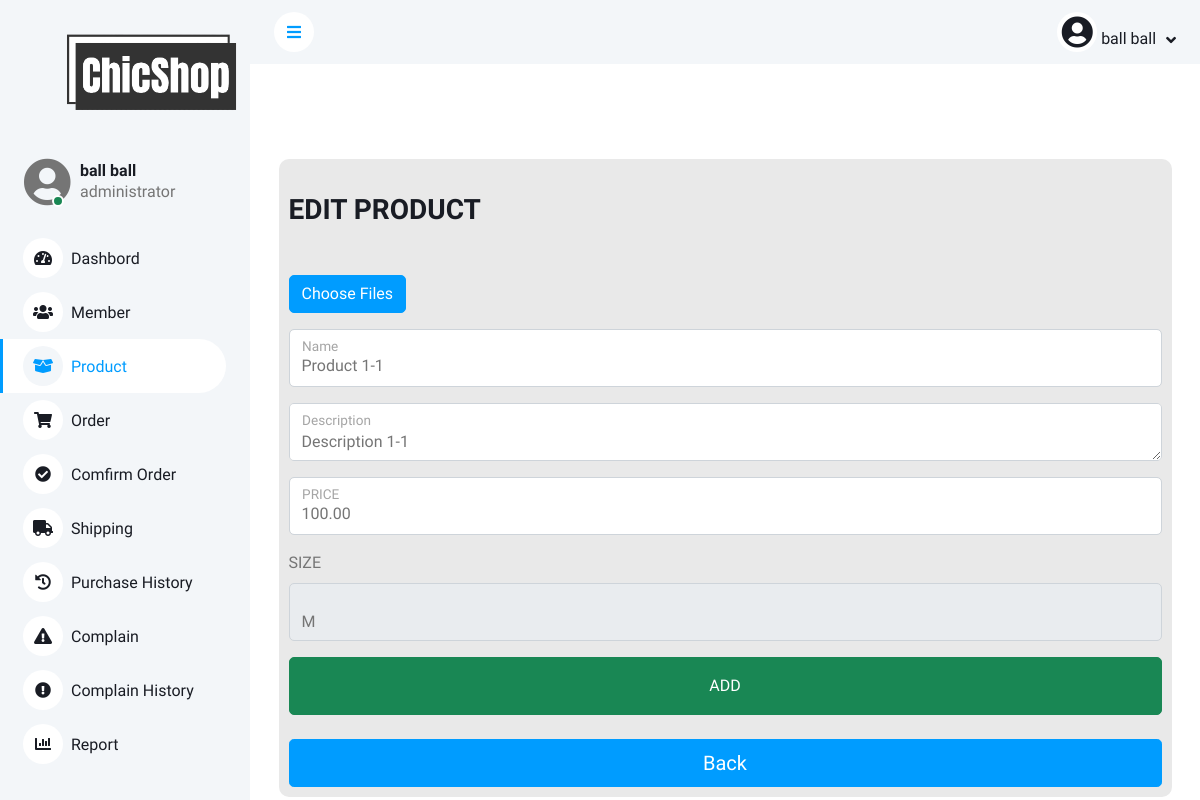
/BackWeb/editproduct.php?user_id=1 (signed in), run on the app's committed database.
### tables this page shows
CREATE TABLE `product` (
  `id` int(11) NOT NULL COMMENT 'รหัสสินค้า',
  `name` varchar(255) NOT NULL COMMENT 'ชื่อสินค้า',
  `description` varchar(255) NOT NULL COMMENT 'คำอธิบายสินค้า',
  `price` decimal(10,2) NOT NULL COMMENT 'ราคาสินค้า',
  `size` varchar(10) NOT NULL COMMENT 'ขนาดสินค้า',
  `img` varchar(255) DEFAULT NULL COMMENT 'รูปหลักสินค้า',
  `created_at` timestamp NOT NULL DEFAULT current_timestamp() COMMENT 'วันเวลาที่สินค้าเข้ามา',
  `lot` int(11) DEFAULT NULL COMMENT 'เลขล็อตสินค้า',
  `num` int(11) DEFAULT 0 COMMENT '0 = สินค้ายังไม่ได้ขา่ย\r\n1 = สินค้าขายไปเเล้ว\r\n3 = สินค้าเสียหาย',
  `Sale` decimal(10,2) DEFAULT NULL COMMENT 'ราคาส่วนลด'
);

### BackWeb/editproduct.php (the view, shortened to what this page needs)
<?php
$objCon = connectDB();
$id=$_GET["user_id"];
$lot=$_GET["lot"];
$user = $_SESSION['user_login'];
$sql = "SELECT * FROM product WHERE id = '$id'";
$result = mysqli_query($objCon,$sql);
$row = mysqli_fetch_assoc($result);
?>
<!DOCTYPE html>
<html lang="en">
<head>
    <link href="https://cdnjs.cloudflare.com/ajax/libs/font-awesome/5.10.0/css/all.min.css" rel="stylesheet">
    <link href="https://cdn.jsdelivr.net/npm/bootstrap-icons@1.4.1/font/bootstrap-icons.css" rel="stylesheet">
    <link href="lib/owlcarousel/assets/owl.carousel.min.css" rel="stylesheet">
    <link href="lib/tempusdominus/css/tempusdominus-bootstrap-4.min.css" rel="stylesheet" />
    <link href="css/bootstrap.min.css" rel="stylesheet">
    <link href="css/style.css" rel="stylesheet">
    <link href="css/editconsole.css" rel="stylesheet">
</head>
<body>
    <div class="">
        <div class="sidebar pe-4 pb-3">
            <nav class="navbar bg-light navbar-light">
                <div class="container-fluid">
                    <a href="Admin.php" class="navbar-brand mx-4 mb-3">
                        <img src="/Webpage/images/main-logo.png" class="logo">
                </a>
                </div>
                <div class="d-flex align-items-center ms-4 mb-4">
                    <div class="position-relative">
                        <i class="fa fa-user-circle fa-3x rounded-circle" style="width: 40px; height: 40px;"></i>
                        <div class="bg-success rounded-circle border border-2 border-white position-absolute end-0 bottom-0 p-1"></div>
                    </div>
                    <div class="ms-3">
                        <h6 class="mb-0"><?php echo $user['fullname']; ?></h6>
                        <span><?php echo $user['level']; ?></span>
                    </div>
                </div>
                <div class="navbar-nav w-100">
                    <a href="dashbord.php" class="nav-item nav-link"><i
                            class="fa fa-tachometer-alt me-2"></i>Dashbord</a>
                    <a href="Admin.php" class="nav-item nav-link "><i class="fa fa-users me-2"></i>Member</a>
                    <a href="income.php" class="nav-item nav-link active"><i class="fa fa-box-open me-2"></i>Product</a>
                    <a href="order.php" class="nav-item nav-link"><i class="fa fa-shopping-cart me-2"></i>Order</a>
                    <a href="orderconfirm.php" class="nav-item nav-link"><i
                            class="fa fa-check-circle text-dark me-2"></i>Comfirm Order</a>
                    <a href="shipping.php" class="nav-item nav-link"><i class="fa fa-truck me-2"></i>Shipping</a>
                    <a href="history.php" class="nav-item nav-link"><i class="fa fa-history me-2"></i>Purchase
                        History</a>
                    <a href="reportpage.php" class="nav-item nav-link"><i
                            class="fa fa-exclamation-triangle me-2"></i>Complain</a>
                    <a href="complaindetails.php" class="nav-item nav-link"><i
                            class="fa fa-exclamation-circle me-2"></i>Complain History</a>
                    <a href="report.php" class="nav-item nav-link"><i class="fa fa-chart-bar me-2"></i>Report</a>
                </div>
            </nav>
        </div>
        <div class="content">
            <nav class="navbar navbar-expand bg-light navbar-light sticky-top px-4 py-0">
                <a href="#" class="sidebar-toggler flex-shrink-0">
                    <i class="fa fa-bars"></i>
                </a>
                <div class="navbar-nav align-items-center ms-auto">
                    <div class="nav-item dropdown">
                        <a href="#" class="nav-link dropdown-toggle" data-bs-toggle="dropdown">
                            <i class="fa fa-user-circle fa-2x rounded-circle" style="width: 40px; height: 40px;"></i>
                            <span class="d-none d-lg-inline-flex"><?php echo $user['fullname']; ?></span>
                        </a>
                    </div>
                </div>
            </nav>
        <form method="post" action="editproduct.php?user_id=<?php echo $row["id"]; ?>" enctype="multipart/form-data" >
            <div class="bgeditmain">
                <div class="bgedit">
                <br>
                <h3>EDIT PRODUCT</h3>
                <br>
                <div class="mb-3">
                    <label for="images" class="btn btn-primary">Choose Files</label>
                </div>
                <div class="form-floating mb-3">
                    <input type="text" class="form-control" id="name" name="name" placeholder="name" required value="<?php echo $row["name"]; ?>">
                    <label for="name" class="form-label">Name</label>
                </div>
                <div class="form-floating mb-3">
                    <textarea class="form-control" id="description" name="description" placeholder="Description" required ><?php echo $row["description"]; ?></textarea>
                    <label for="description" class="form-label">Description</label>
                </div>
                <div class="form-floating mb-3">
                    <input type="number" class="form-control" id="price" name="price" placeholder="Price" step="0.01" required value="<?php echo $row["price"]; ?>">
                    <label for="u_price" class="form-label">PRICE</label>
                </div>
                <label for="u_size" class="form-label">SIZE</label>
                <div class="form-floating mb-3">
                    <select class="form-control" id="size" name="size" required>
                        <option value="M" <?php if ($row["size"] == 'M') echo 'selected'; ?>>M</option>
                    </select>
                </div>
                    <button type="submit" name="submit" class="btn btn-success py-3 w-100 mb-4">ADD</button>
                    <a href="lotshowtest.php?lot=<?php echo $lot; ?>" class="w-100 btn btn-lg btn-primary">Back</a>
                </div>
                </div>
            </div>
</body>
</html>

### BackWeb/css/style.css (style rules this page uses)
:root { --primary: #009CFF; --light: #F3F6F9; --dark: #191C24; }
.btn { transition: .5s; }
.btn.btn-primary { color: #FFFFFF; }
.sidebar { position: fixed; top: 0; left: 0; bottom: 0; width: 250px; height: 100vh; overflow-y: auto; background: var(--light); transition: 0.5s; z-index: 999; }
.content { margin-left: 250px; min-height: 100vh; background: #FFFFFF; transition: 0.5s; }
@media (min-width: 992px) { .sidebar { margin-left: 0; } }
@media (min-width: 992px) { .content { width: calc(100% - 250px); } }
.sidebar .navbar .navbar-nav .nav-link { padding: 7px 20px; color: var(--dark); font-weight: 500; border-left: 3px solid var(--light); border-radius: 0 30px 30px 0; outline: none; }
.sidebar .navbar .navbar-nav .nav-link:hover, .sidebar .navbar .navbar-nav .nav-link.active { color: var(--primary); background: #FFFFFF; border-color: var(--primary); }
.sidebar .navbar .navbar-nav .nav-link i { width: 40px; height: 40px; display: inline-flex; align-items: center; justify-content: center; background: #FFFFFF; border-radius: 40px; }
.sidebar .navbar .navbar-nav .nav-link:hover i, .sidebar .navbar .navbar-nav .nav-link.active i { background: var(--light); }
.content .navbar .navbar-nav .nav-link { margin-left: 25px; padding: 12px 0; color: var(--dark); outline: none; }
.content .navbar .sidebar-toggler, .content .navbar .navbar-nav .nav-link i { width: 40px; height: 40px; display: inline-flex; align-items: center; justify-content: center; background: #FFFFFF; border-radius: 40px; }
.content .navbar .dropdown-toggle::after { margin-left: 6px; vertical-align: middle; border: none; content: "\f107"; font-family: "Font Awesome 5 Free"; font-weight: 900; transition: .5s; }
.logo { width: 150%; object-fit: contain; }

### BackWeb/css/editconsole.css (style rules this page uses)
.bgeditmain { background: white; width: 100%; height: auto; display: flex; justify-content: center; align-items: center; align-content: center; align-self: center; margin-top: 5%; margin-bottom: 5%; }
.bgedit { background: rgb(233, 233, 233); padding: 10px; width: 100%; margin-top: 5%; border-radius: 10px; margin-right: 3%; margin-left: 3%; }

### data on the page
product: name "Product 1-1", description "Description 1-1", price "100.00", size "M"

### other printed values
$user['fullname'] "ball ball"
$user['level'] "administrator"
